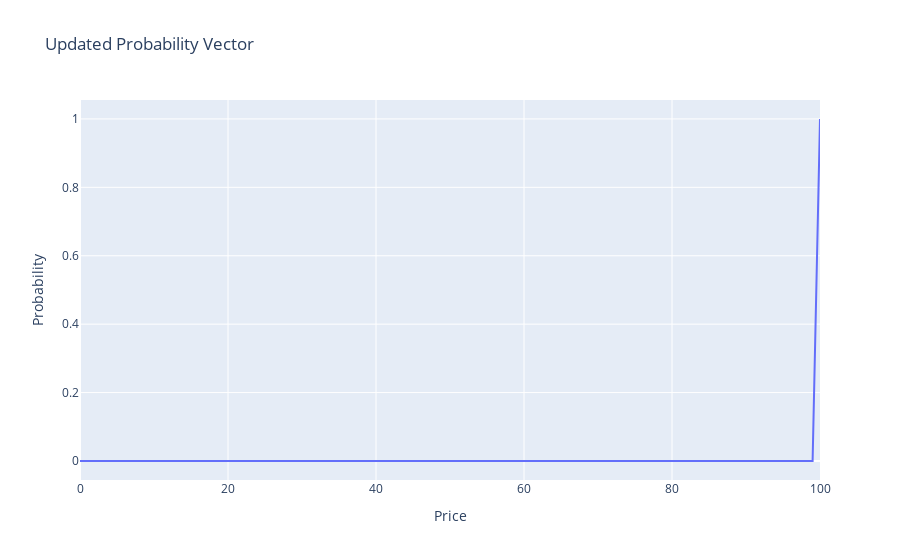

The code cell stored with this chart in its notebook:
### Code cell
# MANY BUY ORDERS SIMULATION

# update the probability vector given a buy order
last_probability_vector = initial_probability_vector

for i in range(100):

    updated_probability_vector = np.zeros(101)
    Pa = calculate_ask(last_probability_vector, calculate_expected_value(last_probability_vector, PRICES), PRICES)
    total_buy_probability = sum(probability_buy_given_V(Vi, Pa, ALPHA, ETA, SIGMA_W) * last_probability_vector[Vi]
                                    for Vi in range(101))

    for i in range(len(last_probability_vector)):
        previous_probability = last_probability_vector[i]
        Vi = i
        p_buy = probability_buy_given_V(Vi, Pa, ALPHA, ETA, SIGMA_W)

        new_probability = probability_V_given_buy(Vi, last_probability_vector, p_buy, total_buy_probability)
        updated_probability_vector[i] = new_probability

    last_probability_vector = updated_probability_vector

# Plot the updated probability vector
fig = go.Figure(data=[go.Scatter(x=np.arange(101), y=last_probability_vector)])
fig.update_layout(title="Updated Probability Vector", xaxis_title="Price", yaxis_title="Probability")
fig.show()

# UPDATE BID AND ASK

Pb = calculate_bid(last_probability_vector, calculate_expected_value(last_probability_vector, PRICES), PRICES)
Pa = calculate_ask(last_probability_vector, calculate_expected_value(last_probability_vector, PRICES), PRICES)

print("EV: ", calculate_expected_value(last_probability_vector, PRICES))
print("Bid price: ", Pb)
print("Ask price: ", Pa)

### Figure 1 — Plotly figure (JSON) as saved in the notebook; plotly's stock layout.template omitted (floating-point values rounded to 4 significant figures)
{"data": [{"type": "scatter", "x": [0, 1, 2, 3, 4, 5, 6, 7, 8, 9, 10, 11, 12, 13, 14, 15, 16, 17, 18, 19, 20, 21, 22, 23, 24, 25, 26, 27, 28, 29, 30, 31, 32, 33, 34, 35, 36, 37, 38, 39, 40, 41, 42, 43, 44, 45, 46, 47, 48, 49, 50, 51, 52, 53, 54, 55, 56, 57, 58, 59, 60, 61, 62, 63, 64, 65, 66, 67, 68, 69, 70, 71, 72, 73, 74, 75, 76, 77, 78, 79, 80, 81, 82, 83, 84, 85, 86, 87, 88, 89, 90, 91, 92, 93, 94, 95, 96, 97, 98, 99, 100], "y": [3.068e-56, 5.034e-56, 8.176e-56, 1.315e-55, 2.093e-55, 3.299e-55, 5.148e-55, 7.953e-55, 1.217e-54, 1.842e-54, 2.762e-54, 4.1e-54, 6.025e-54, 8.767e-54, 1.263e-53, 1.801e-53, 2.543e-53, 3.555e-53, 4.92e-53, 6.742e-53, 9.147e-53, 1.229e-52, 1.634e-52, 2.151e-52, 2.803e-52, 3.618e-52, 4.622e-52, 5.846e-52, 7.322e-52, 9.078e-52, 1.114e-51, 1.354e-51, 1.63e-51, 1.942e-51, 2.293e-51, 2.681e-51, 3.108e-51, 3.577e-51, 4.091e-51, 4.661e-51, 5.308e-51, 6.064e-51, 6.98e-51, 8.13e-51, 9.614e-51, 1.157e-50, 1.419e-50, 1.774e-50, 2.259e-50, 2.931e-50, 3.872e-50, 5.205e-50, 7.117e-50, 9.893e-50, 1.398e-49, 2.007e-49, 2.927e-49, 4.335e-49, 6.519e-49, 9.95e-49, 1.54e-48, 2.417e-48, 3.839e-48, 6.172e-48, 1.004e-47, 1.652e-47, 2.755e-47, 4.657e-47, 7.989e-47, 1.393e-46, 2.472e-46, 4.473e-46, 8.263e-46, 1.56e-45, 3.013e-45, 5.949e-45, 1.2e-44, 2.474e-44, 5.203e-44, 1.118e-43, 2.458e-43, 5.56e-43, 1.305e-42, 3.229e-42, 8.665e-42, 2.641e-41, 9.844e-41, 5.008e-40, 4.05e-39, 6.312e-38, 2.359e-36, 2.606e-34, 9.873e-32, 1.328e-28, 5.649e-25, 5.852e-21, 1.025e-16, 2.028e-12, 3.094e-08, 0.0002645, 0.9997]}], "layout": {"title": {"text": "Updated Probability Vector"}, "xaxis": {"title": {"text": "Price"}}, "yaxis": {"title": {"text": "Probability"}}}}
